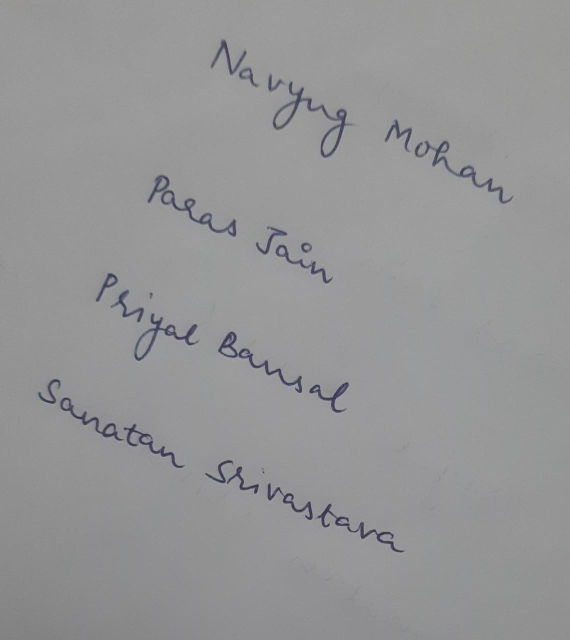
#> input picture images/img5.jpeg, 1139 x 1280 px (shown at 1/2 size)
$ jupyter execute baseline-final.ipynb   (shell and % lines are left out)   (older library calls are emulated)
#> lines starting #> are read from the running program, lines starting #| are printed output that depends on the picture; after the words box and inside, x2 and y2 are one past the last pixel; in counts of white or black regions, pixels touching at a corner belong together; long printed decimals are rounded
[cell 1]
#https://www.pyimagesearch.com/2017/02/20/text-skew-correction-opencv-python/
import numpy as np
import cv2
import math
import matplotlib.pyplot as plt

[cell 2]
# Functions to print the images
def myImPrt(img):
    tmp_img = cv2.cvtColor(img,cv2.COLOR_BGR2RGB)
    plt.imshow(tmp_img)

def myBWImPrt(img):
    plt.imshow(img,cmap='gray')

[cell 3]
def bilateralFilter(image, d, sig):
    image = cv2.bilateralFilter(image, d, sig, sig)
    return image

def threshold(image, t):
    image = cv2.cvtColor(image, cv2.COLOR_BGR2GRAY)
    ret, image = cv2.threshold(image, t, 255, cv2.THRESH_BINARY_INV)
#     ret, image = cv2.threshold(image, t, 255, cv2.THRESH_BINARY)
    return image

def dilate(image, kernalSize):
    kernel = np.ones(kernalSize, np.uint8)
    kernel
    image = cv2.dilate(image, kernel, iterations=1)
    return image

[cell 4]
image = cv2.imread('images/img5.jpeg')
#> image is the input picture: shape (1280, 1139, 3); mean B, G, R 150, 149.2, 149
# cv2.imshow('image',image)
myImPrt(image)

[cell 5]
# def straighten(image):

#     global BASELINE_ANGLE
BASELINE_ANGLE = 0.0
contour_count=0.0
angle = 0.0
angle_sum = 0.0

[cell 6]
# ref:   https://docs.opencv.org/master/d4/d86/group__imgproc__filter.html#ga9d7064d478c95d60003cf839430737ed
filtered = bilateralFilter(image, 5, 50) # see how this works
myImPrt(filtered)
#     cv2.imshow('filtered',filtered)
filtered.shape
#> Out = (1280, 1139, 3)

[cell 7]
thresh = threshold(filtered, 127)
#> in threshold, `ret, image = cv2.threshold(image, t, 255, cv2.THRESH_BINARY_INV)`:
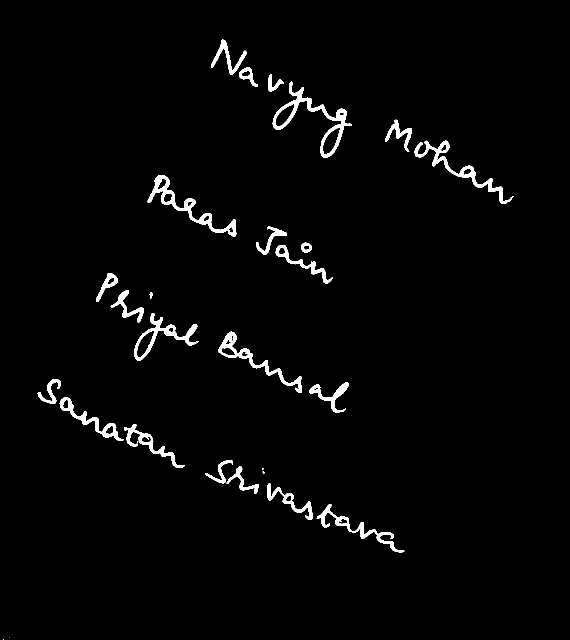
#> image: shape (1280, 1139) (shown at 1/2 size); 2.2% white; 28 white regions (5 under 20 px), largest, box (x1, y1, x2, y2) and area: (545, 163, 704, 316) 3606, (295, 350, 473, 474) 3150, (829, 281, 1027, 407) 2861
#> in threshold, `ret, image = cv2.threshold(image, t, 255, cv2.THRESH_BINARY_INV)`: ret = 127
#     cv2.imshow('thresh',thresh)
myBWImPrt(thresh)
thresh.shape
#> Out = (1280, 1139)

[cell 8]
# ref   https://opencv-python-tutroals.readthedocs.io/en/latest/py_tutorials/py_imgproc/py_morphological_ops/py_morphological_ops.html
dilated = dilate(thresh, (5, 10))
#> in dilate, `image = cv2.dilate(image, kernel, iterations=1)`:
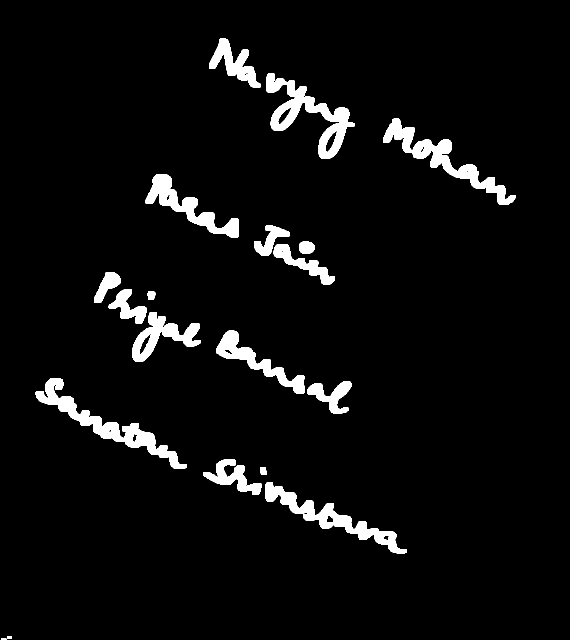
#> image: shape (1280, 1139) (shown at 1/2 size); 4.8% white; 21 white regions, largest, box (x1, y1, x2, y2) and area: (71, 756, 374, 938) 9194, (541, 161, 709, 318) 7935, (531, 964, 814, 1107) 7755
myBWImPrt(dilated)
dilated.shape
#> Out = (1280, 1139)

[cell 9]
dilated = dilate(thresh, (5, 100))
#> call 2 of dilate, with kernalSize = (5, 100)
#> in dilate (call 2), `image = cv2.dilate(image, kernel, iterations=1)`:
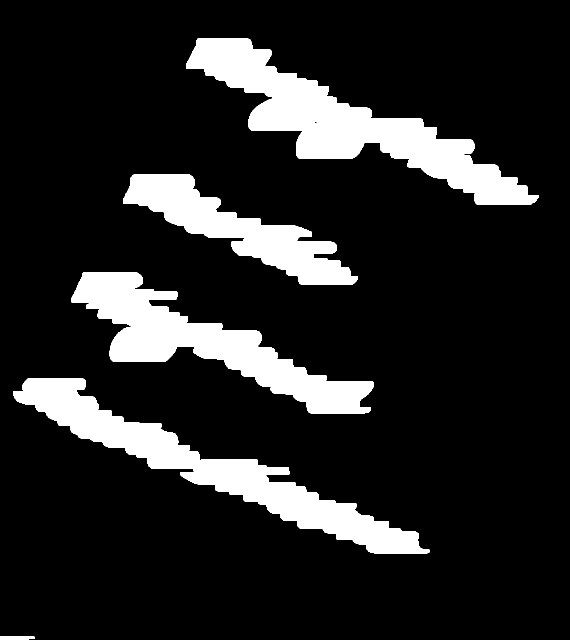
#> image: shape (1280, 1139) (shown at 1/2 size); 14.4% white; 5 white regions
myBWImPrt(dilated)
dilated.shape
#> Out = (1280, 1139)

[cell 10]
# contours ref https://docs.opencv.org/3.4/d4/d73/tutorial_py_contours_begin.html
im_tmp = image.copy()
im2, ctrs, hier = cv2.findContours(dilated.copy(), cv2.RETR_EXTERNAL, cv2.CHAIN_APPROX_SIMPLE)
#> ctrs = 5 contours; box (x1, y1, x2, y2) and area: (373, 77, 1077, 409) 63794, (26, 756, 859, 1107) 55856, (143, 544, 748, 827) 51088, (246, 348, 715, 569) 34338, (0, 1273, 69, 1280) 386
cv2.drawContours(im_tmp,ctrs, -1, (36,255,12), 2)
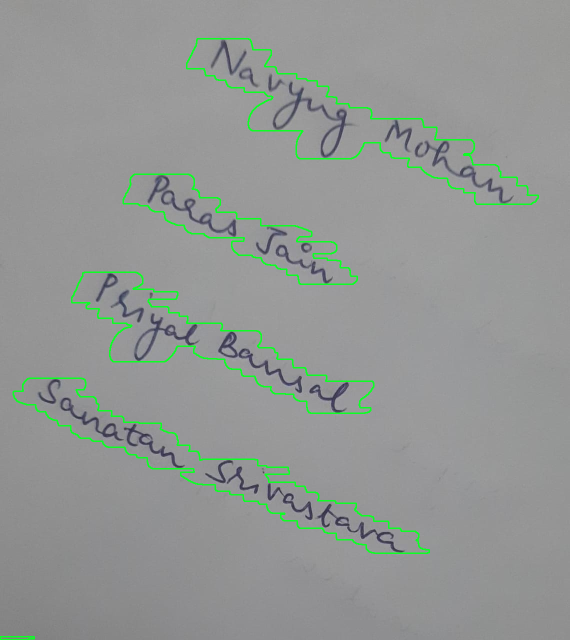
#> im_tmp: shape (1280, 1139, 3) (shown at 1/2 size); 1.74% of pixels changed, all inside (x1, y1, x2, y2) = (0, 76, 1078, 1280)
myImPrt(im_tmp)

[cell 11]
min_area = 5000
for c in ctrs:
    area = cv2.contourArea(c)
    if area > min_area:
#         cv2.drawContours()
        cv2.drawContours(im_tmp,[c], 0, (36,255,12), 2)
#> this loop made 5 passes
#> area on passes 1 to 5: 386.5, 55855.5, 51088, 34338, 63794.5
myImPrt(im_tmp)

[cell 12]
# https://docs.opencv.org/3.1.0/dd/d49/tutorial_py_contour_features.html
# making the text straight and finding the baseline angle
img = image.copy()

for i, ctr in enumerate(ctrs):
    x, y, w, h = cv2.boundingRect(ctr)
    # We extract the region of interest/contour to be straightened.
    roi = image[y:y+h, x:x+w]

#     plt.imshow(roi)
    # minAreaRect is necessary for straightening
    rect = cv2.minAreaRect(ctr)  # it returns  ( center (x,y), (width, height), angle of rotation ).
    center = rect[0]
    angle = rect[2]

    # Drawing rectangle on the image
    box = cv2.boxPoints(rect)
    box = np.int0(box)
    cv2.drawContours(img,[box],0,(0,0,255),2)
    plt.imshow(img)
    print('angle of rotation: ', angle)
    if angle < -45.0:
        angle += 90.0

    # ref 2D matrix rotation: https://docs.opencv.org/3.4/da/d54/group__imgproc__transform.html#gafbbc470ce83812914a70abfb604f4326
    rot = cv2.getRotationMatrix2D(((x+w)/2, (y+h)/2), angle, 1)
    #extract = cv2.warpAffine(roi, rot, (w,h), borderMode=cv2.BORDER_TRANSPARENT)
    image[y:y+h, x:x+w] = cv2.warpAffine(roi, rot, (w, h), borderMode=cv2.BORDER_CONSTANT, borderValue=(255, 255, 255))
    # image is overwritten with the straightened contour

    angle_sum += angle
    contour_count += 1
    print(contour_count)
#> this loop made 5 passes
#> (x, y, w, h, rect, angle, box, rot) on passes 1 to 4: (0, 1273, 69, 7, ((34, 1276), (6, 68), -90), 0, [[68, 1279], [0, 1279], [0, 1273], [68, 1273]], [[1, 0, 0], [0, 1, 0]]), (26, 756, 833, 351, ((444.6, 937.9), (111.5, 890.7), -66.61), 23.39, [[831, 1165], [13, 812], [58, 710], [875, 1063]], [[0.918, 0.397, -184.4], [-0.397, 0.918, 215.9]]), (143, 544, 605, 283, ((436.2, 720), (181.7, 638.2), -65.22), 24.78, [[687, 936], [108, 668], [184, 503], [763, 771]], [[0.908, 0.419, -138.9], [-0.419, 0.908, 194.9]]), (246, 348, 469, 221, ((487.4, 457.3), (107.5, 496.8), -65.54), 24.46, [[691, 609], [239, 403], [283, 305], [735, 511]], [[0.91, 0.414, -85.71], [-0.414, 0.91, 173.5]])
#| angle of rotation:  -90.0
#| 1.0
#| angle of rotation:  -66.615
#| 2.0
#| angle of rotation:  -65.217
#| 3.0
#| angle of rotation:  -65.544
#| 4.0
#| angle of rotation:  -65.595
#| 5.0
#> pass 2, `roi = image[y:y+h, x:x+w]`:
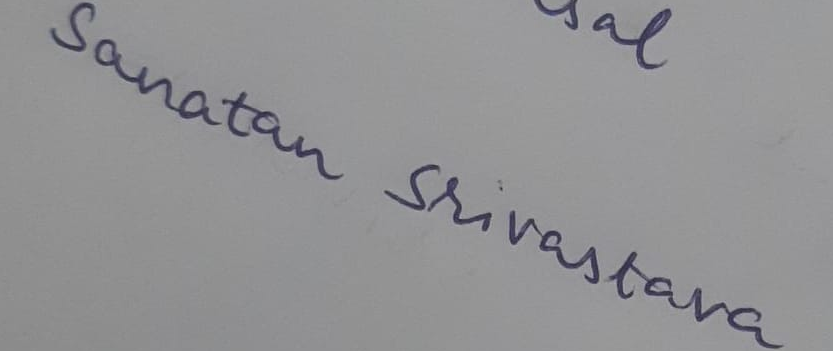
#> roi: shape (351, 833, 3); mean B, G, R 148.1, 146.3, 146.4
#> pass 3, `roi = image[y:y+h, x:x+w]`:
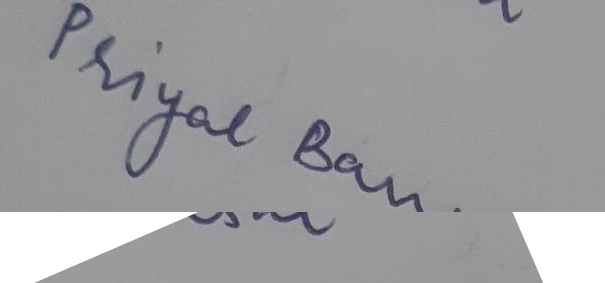
#> roi: shape (283, 605, 3); mean B, G, R 159.9, 158.1, 158
#> after the loop:
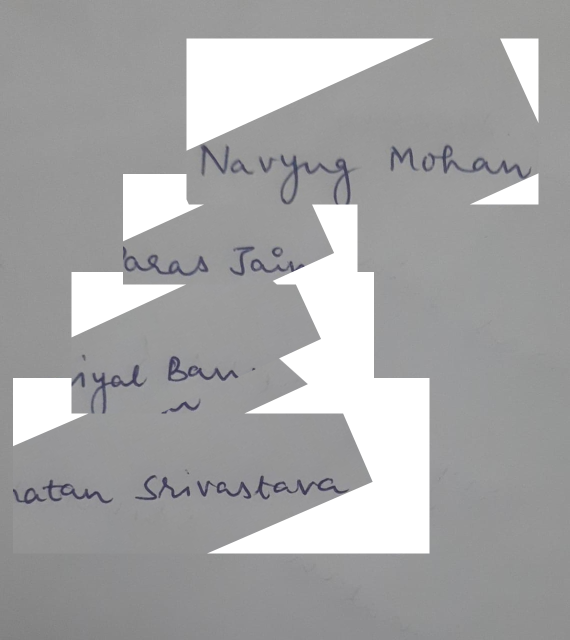
#> image: shape (1280, 1139, 3) (shown at 1/2 size); mean B, G, R 166.6, 165.9, 165.8
#> after the loop:
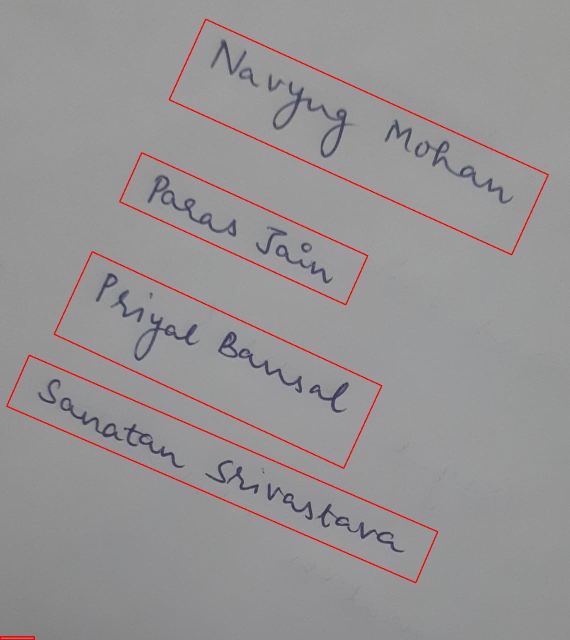
#> img: shape (1280, 1139, 3) (shown at 1/2 size); 1.22% of pixels changed, all inside (x1, y1, x2, y2) = (0, 37, 1098, 1280)
#> after the loop:
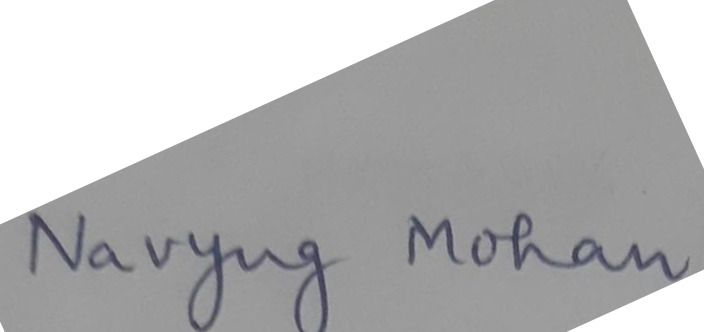
#> roi: shape (332, 704, 3); mean B, G, R 180.5, 179.8, 179.8
#> after the loop, angle_sum = 97.03; contour_count = 5
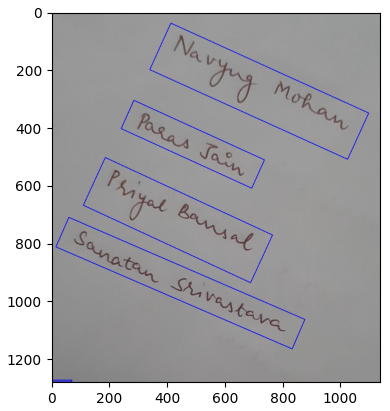
#> figure drawn by matplotlib, 1 panel; B, G, R data is drawn as R, G, B

[cell 13]
print('contor count = ',contour_count)
#| contor count =  5.0
if contour_count==0:
    contour_count = 0.000001
mean_angle = angle_sum / contour_count
#> mean_angle = 19.41
BASELINE_ANGLE = mean_angle
#> BASELINE_ANGLE = 19.41
print ("Average baseline angle: "+str(mean_angle) + " degree")
#| Average baseline angle: 19.406 degree
myImPrt(image)
